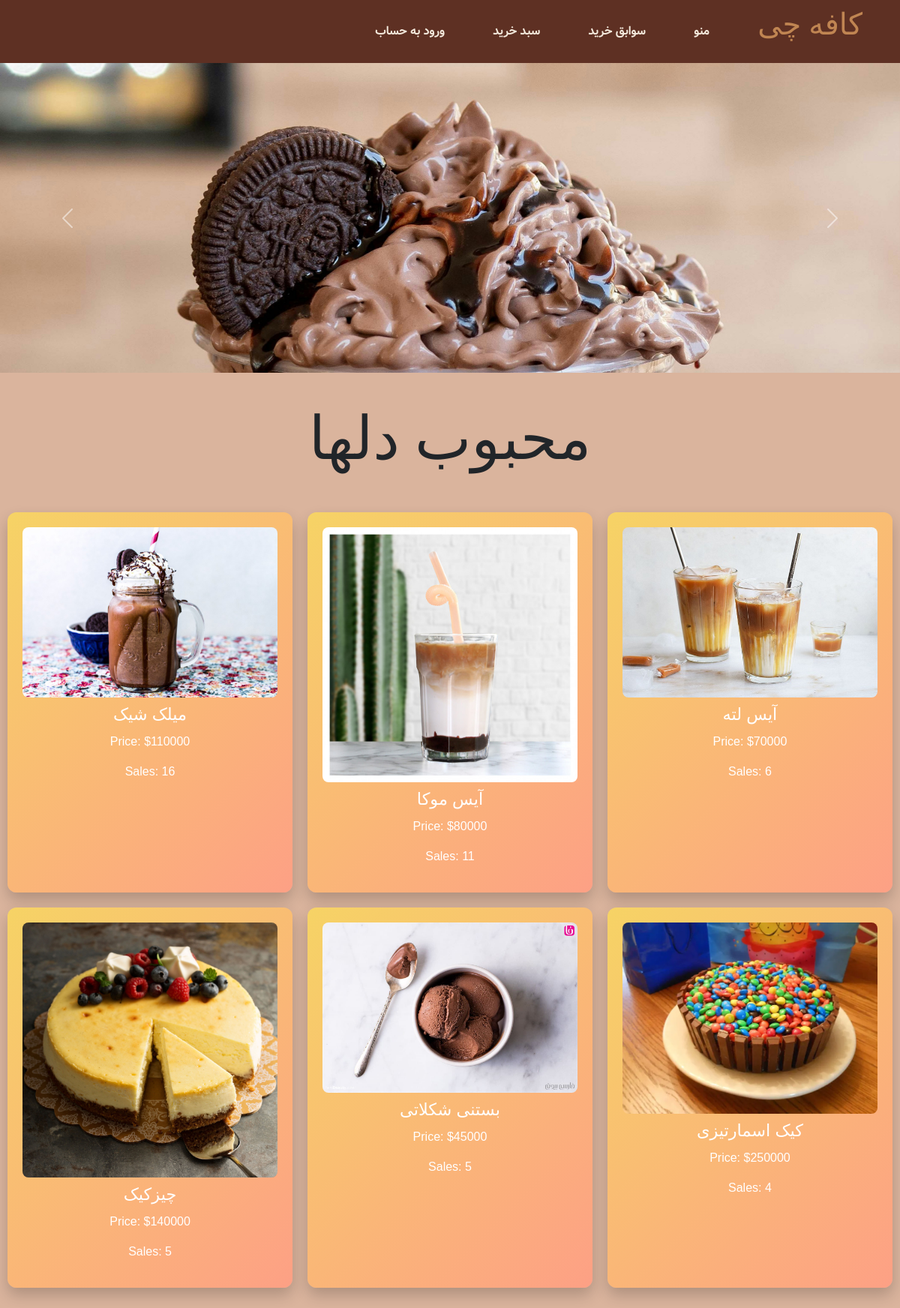
The page / on the database its author committed.
### main/models.py (models this page shows, shortened)
class Product(models.Model):
    HOT_DRINK = 'HOT DRINK'
    COLD_DRINK = 'COLD DRINK'
    CAKE = 'CAKE'
    ICE_CREAM = 'ICE CREAM'
    PRODUCT_CHOICES = [
        (HOT_DRINK, 'Hot Drink'),
        (COLD_DRINK, 'Cold Drink'),
        (CAKE, 'Cake'),
        (ICE_CREAM,'Ice Cream')
    ]
    id = models.AutoField(primary_key=True)
    name = models.CharField(max_length=255)
    sugar = models.IntegerField(validators=[max_integer_validator],default=0)
    Coffee = models.IntegerField(validators=[max_integer_validator],default=0)
    Flour = models.IntegerField(validators=[max_integer_validator],default=0)
    Chocolate = models.IntegerField(validators=[max_integer_validator],default=0)
    milk = models.IntegerField(validators=[max_integer_validator],default=0)
    vertical = models.CharField(max_length=10,choices=PRODUCT_CHOICES,default=HOT_DRINK)
    price = models.IntegerField(validators=[max_integer_validator],default=0)
    image = models.ImageField(upload_to='product_images',blank=True,null=True)
    sales_count = models.PositiveIntegerField(default=0,editable=False)

### main/views.py (the view)
# urls.py: path('',home,name='homepage'),
def home(request):
    top_products = Product.objects.order_by('-sales_count')[:6]
    return render(request, 'homepage.html', {'top_products': top_products})

### templates/homepage.html (shortened to what this page needs)
<!DOCTYPE html>
<html lang="en">
  <head>
    <link
      rel="stylesheet"
      href="https://cdn.jsdelivr.net/npm/bootstrap@5.3.3/dist/css/bootstrap.min.css
    "
    />
  </head>
  <body style="background-color: #dab49d">
    <div class="nav" style="margin-top: 0px">
      <ul class="menu" style="margin: 0%">
        <li
          style="
            font-family: Nastaligh;
            font-size: 40px;
            color: #c08552;
            padding-left: 30px;
          "
        >
          کافه چی
        </li>
        <li>
          <a href="">منو</a>
        </li>
        <li><a href="{% url 'purchase_history' %}">سوابق خرید</a></li>
        <li><a href="">سبد خرید</a></li>
        <li><a href="{% url 'login'%}">ورود به حساب</a></li>
      </ul>
    </div>
    <div id="carouselExampleRide" class="carousel slide" data-bs-ride="truev">
      <div class="carousel-inner">
        <div class="carousel-item active">
          <img
            src="static/Photos/Photo1.jpg"
            class="d-block w-100"
            alt="..."
          />
        </div>
      </div>
      <button
        class="carousel-control-prev"
        type="button"
        data-bs-target="#carouselExampleRide"
        data-bs-slide="prev"
      >
        <span class="carousel-control-prev-icon" aria-hidden="true"></span>
      </button>
      <button
        class="carousel-control-next"
        type="button"
        data-bs-target="#carouselExampleRide"
        data-bs-slide="next"
      >
        <span class="carousel-control-next-icon" aria-hidden="true"></span>
      </button>
    </div>
    <div class="top-selling-products">
      <h2>محبوب دلها</h2>
      <div class="product-grid">
          {% for product in top_products %}
              <div class="product-card">
                  <img src="{{ product.image.url }}" alt="{{ product.name }}">
                  <h3>{{ product.name }}</h3>
                  <p>Price: ${{ product.price }}</p>
                  <p>Sales: {{ product.sales_count }}</p>
              </div>
              {% if forloop.counter|divisibleby:3 and not forloop.last %}
                  </div><div class="product-grid">
              {% endif %}
          {% endfor %}
      </div>
    </div>
  </body>
</html>

### templates/homepage.html (style rules this page uses)
body, html { margin: 0; padding: 0; }
div.nav { direction: rtl; background-color: #5e3023; padding-right: 10px; }
ul.menu li { list-style: none; display: inline-block; }
ul.menu li a { display: inline-block; text-decoration: none; padding: 30px; color: #f3e9dc; font-family: Vazir; }
h2 { font-family: Nastaligh; font-size: 5rem; font-weight: 500; margin-bottom: 50px; }
.top-selling-products { text-align: center; margin: 40px 0; font-family: 'Arial', sans-serif; }
.product-grid { display: flex; flex-wrap: wrap; justify-content: center; gap: 20px; margin-bottom: 20px; }
.product-card { background: linear-gradient(135deg, #f6d365 0%, #fda085 100%); border-radius: 12px; padding: 20px; width: calc(33.33% - 20px); box-shadow: 0 10px 20px rgba(0, 0, 0, 0.2); transition: transform 0.3s ease, box-shadow 0.3s ease; }
.product-card img { width: 100%; height: auto; border-radius: 8px; }
.product-card h3 { margin: 10px 0; font-size: 1.4rem; color: #fff; }
.product-card p { font-size: 1rem; color: #fff; }

### rows shown on the page
Product: image (picture), name "میلک شیک", price "110000", sales_count "16"
Product: image (picture), name "آیس موکا", price "80000", sales_count "11"
Product: image (picture), name "آیس لته", price "70000", sales_count "6"
Product: image (picture), name "چیزکیک", price "140000", sales_count "5"
Product: image (picture), name "بستنی شکلاتی", price "45000", sales_count "5"
Product: image (picture), name "کیک اسمارتیزی", price "250000", sales_count "4"
